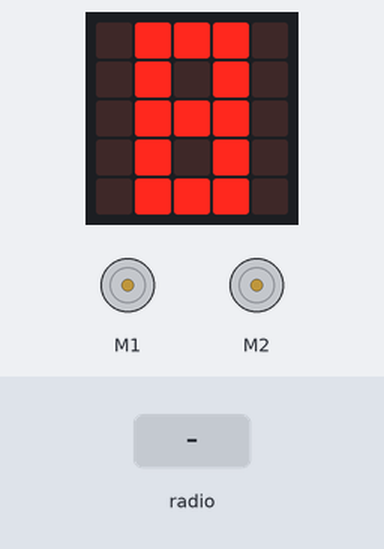
Bench run of a program on a simulated BBC micro:bit (MakeCode). Shown: the board's 5×5 LED display, 2 × DC motor (green arrow = forward, orange = backward, longer = faster). The test bench sets the inputs (shaded band).

Above: at 1.2 s.
1.3 s: radio message "motor=1" arrives
At 1.8 s:
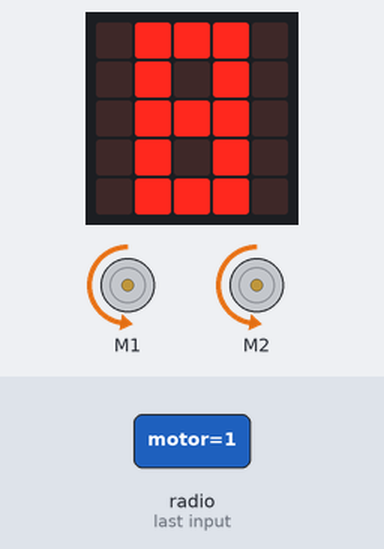
Timing chart, 0 to 4.3 s (numbered marks = the images above; inputs shaded):
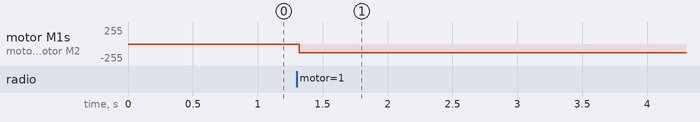

The program:

main.ts
```typescript
radio.onReceivedValue(function (name, value) {
    if (name == "motor") {
        if (value == 1) {
            Kitronik_Move_Motor.motorOn(Kitronik_Move_Motor.Motors.MotorLeft, Kitronik_Move_Motor.MotorDirection.Reverse, speed)
            Kitronik_Move_Motor.motorOn(Kitronik_Move_Motor.Motors.MotorRight, Kitronik_Move_Motor.MotorDirection.Reverse, speed)
        } else if (value == 2) {
            Kitronik_Move_Motor.motorOn(Kitronik_Move_Motor.Motors.MotorLeft, Kitronik_Move_Motor.MotorDirection.Reverse, speed)
        } else if (value == 3) {
            Kitronik_Move_Motor.motorOn(Kitronik_Move_Motor.Motors.MotorRight, Kitronik_Move_Motor.MotorDirection.Reverse, speed)
        } else if (value == 4) {
            Kitronik_Move_Motor.motorOn(Kitronik_Move_Motor.Motors.MotorLeft, Kitronik_Move_Motor.MotorDirection.Forward, speed * 0.8)
            Kitronik_Move_Motor.motorOn(Kitronik_Move_Motor.Motors.MotorRight, Kitronik_Move_Motor.MotorDirection.Forward, speed * 0.8)
        } else if (value == 0) {
            Kitronik_Move_Motor.stop()
        }
    }
    if (name.includes("led")) {
        moveMotorZIP.setZipLedColor(0, colors[value])
        moveMotorZIP.setZipLedColor(1, colors[value])
        moveMotorZIP.setZipLedColor(2, colors[value])
        moveMotorZIP.setZipLedColor(3, colors[value])
        moveMotorZIP.show()
    }
    if (name == "radiogrp") {
        radiogrp = value
    }
    if (name == "speed") {
        speed = value
    }
})
let radiogrp = 0
let colors: number[] = []
let moveMotorZIP: Kitronik_Move_Motor.MoveMotorZIP = null
let speed = 0
radio.setGroup(8)
speed = 50
moveMotorZIP = Kitronik_Move_Motor.createMoveMotorZIPLED(4)
Kitronik_Move_Motor.brakeLightsOff()
// jede LED änderung braucht "show" block, der dann die LEDs entsprechend aktualisiert
moveMotorZIP.show()
colors = [
0,
16711680,
16753920,
16776960,
65280,
255,
4915330,
9055202,
16711935,
16777215,
0
]
basic.forever(function () {
    basic.showLeds(`
        . # # # .
        . # . # .
        . # # # .
        . # . # .
        . # # # .
        `)
})
```

test.ts
```typescript
// Hier kann man Tests durchführen; diese Datei wird nicht kompiliert, wenn dieses Paket als Erweiterung verwendet wird.
```

Measured:
- after the input at 1.3 s, motor M1, motor M2: stopped → backward 128/255 at once
